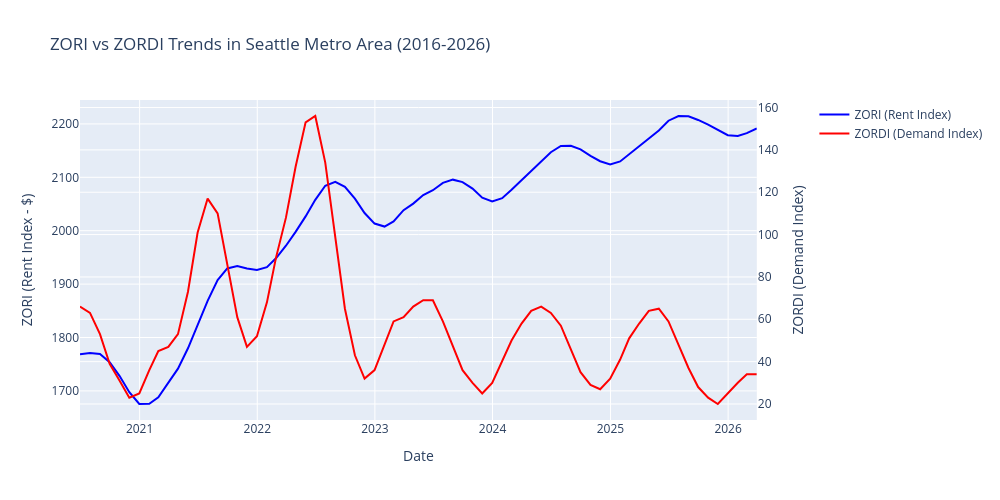

Notebook source saved alongside this figure:
### Code cell
# ZORI vs ZORDI Comparison for Seattle Metro Area (2016-2026)
import pandas as pd
import plotly.graph_objects as go
from plotly.subplots import make_subplots

# Load ZORI and ZORDI data
zori_metro = pd.read_csv('Zori_Metro_uc_sfrcondomfr_sm_month.csv')
zordi_metro = pd.read_csv('Zordi_Metro_uc_condo_month.csv')

# Filter for Seattle metro area
seattle_zori = zori_metro[zori_metro['RegionName'] == 'Seattle, WA'].copy()
seattle_zordi = zordi_metro[zordi_metro['RegionName'] == 'Seattle, WA'].copy()

# Get date columns (starting from 2016)
zori_date_cols = [col for col in seattle_zori.columns if col.startswith('20') and col >= '2016-01-31']
zordi_date_cols = [col for col in seattle_zordi.columns if col.startswith('20') and col >= '2016-01-31']

# Melt ZORI data
zori_long = seattle_zori.melt(
    id_vars=['RegionID', 'RegionName', 'RegionType', 'StateName'],
    value_vars=zori_date_cols,
    var_name='Date',
    value_name='ZORI'
)

# Melt ZORDI data
zordi_long = seattle_zordi.melt(
    id_vars=['RegionID', 'RegionName', 'RegionType', 'StateName'],
    value_vars=zordi_date_cols,
    var_name='Date',
    value_name='ZORDI'
)

# Convert dates and merge
zori_long['Date'] = pd.to_datetime(zori_long['Date'])
zordi_long['Date'] = pd.to_datetime(zordi_long['Date'])

# Merge the datasets
merged = pd.merge(zori_long[['Date', 'ZORI']], zordi_long[['Date', 'ZORDI']], on='Date', how='inner')
merged = merged.sort_values('Date')

# Create dual-axis subplot
fig = make_subplots(specs=[[{"secondary_y": True}]])

# Add ZORI trace (left axis - rent prices)
fig.add_trace(
    go.Scatter(
        x=merged['Date'], 
        y=merged['ZORI'], 
        name="ZORI (Rent Index)",
        line=dict(color='blue', width=2)
    ),
    secondary_y=False,
)

# Add ZORDI trace (right axis - demand index)
fig.add_trace(
    go.Scatter(
        x=merged['Date'], 
        y=merged['ZORDI'], 
        name="ZORDI (Demand Index)",
        line=dict(color='red', width=2)
    ),
    secondary_y=True,
)

# Update layout
fig.update_layout(
    title_text="ZORI vs ZORDI Trends in Seattle Metro Area (2016-2026)",
    height=500,
    width=1000,
    hovermode='x unified'
)

# Update axes labels
fig.update_xaxes(title_text="Date")
fig.update_yaxes(title_text="ZORI (Rent Index - $)", secondary_y=False)
fig.update_yaxes(title_text="ZORDI (Demand Index)", secondary_y=True)

# Show the chart
fig.show()

### Figure 1 — Plotly figure (JSON) as saved in the notebook; plotly's stock layout.template omitted (floating-point values rounded to 4 significant figures)
{"data": [{"line": {"color": "blue", "width": 2}, "name": "ZORI (Rent Index)", "type": "scatter", "x": ["2020-06-30T00:00:00", "2020-07-31T00:00:00", "2020-08-31T00:00:00", "2020-09-30T00:00:00", "2020-10-31T00:00:00", "2020-11-30T00:00:00", "2020-12-31T00:00:00", "2021-01-31T00:00:00", "2021-02-28T00:00:00", "2021-03-31T00:00:00", "2021-04-30T00:00:00", "2021-05-31T00:00:00", "2021-06-30T00:00:00", "2021-07-31T00:00:00", "2021-08-31T00:00:00", "2021-09-30T00:00:00", "2021-10-31T00:00:00", "2021-11-30T00:00:00", "2021-12-31T00:00:00", "2022-01-31T00:00:00", "2022-02-28T00:00:00", "2022-03-31T00:00:00", "2022-04-30T00:00:00", "2022-05-31T00:00:00", "2022-06-30T00:00:00", "2022-07-31T00:00:00", "2022-08-31T00:00:00", "2022-09-30T00:00:00", "2022-10-31T00:00:00", "2022-11-30T00:00:00", "2022-12-31T00:00:00", "2023-01-31T00:00:00", "2023-02-28T00:00:00", "2023-03-31T00:00:00", "2023-04-30T00:00:00", "2023-05-31T00:00:00", "2023-06-30T00:00:00", "2023-07-31T00:00:00", "2023-08-31T00:00:00", "2023-09-30T00:00:00", "2023-10-31T00:00:00", "2023-11-30T00:00:00", "2023-12-31T00:00:00", "2024-01-31T00:00:00", "2024-02-29T00:00:00", "2024-03-31T00:00:00", "2024-04-30T00:00:00", "2024-05-31T00:00:00", "2024-06-30T00:00:00", "2024-07-31T00:00:00", "2024-08-31T00:00:00", "2024-09-30T00:00:00", "2024-10-31T00:00:00", "2024-11-30T00:00:00", "2024-12-31T00:00:00", "2025-01-31T00:00:00", "2025-02-28T00:00:00", "2025-03-31T00:00:00", "2025-04-30T00:00:00", "2025-05-31T00:00:00", "2025-06-30T00:00:00", "2025-07-31T00:00:00", "2025-08-31T00:00:00", "2025-09-30T00:00:00", "2025-10-31T00:00:00", "2025-11-30T00:00:00", "2025-12-31T00:00:00", "2026-01-31T00:00:00", "2026-02-28T00:00:00", "2026-03-31T00:00:00"], "xaxis": "x", "y": [1769.0, 1771.0, 1769.0, 1754.0, 1728.0, 1698.0, 1675.0, 1676.0, 1688.0, 1714.0, 1742.0, 1780.0, 1824.0, 1869.0, 1908.0, 1929.0, 1934.0, 1929.0, 1926.0, 1932.0, 1948.0, 1972.0, 1998.0, 2027.0, 2058.0, 2084.0, 2092.0, 2082.0, 2060.0, 2033.0, 2013.0, 2008.0, 2017.0, 2038.0, 2051.0, 2067.0, 2076.0, 2090.0, 2096.0, 2091.0, 2079.0, 2062.0, 2055.0, 2061.0, 2077.0, 2095.0, 2112.0, 2132.0, 2147.0, 2159.0, 2159.0, 2152.0, 2140.0, 2130.0, 2124.0, 2130.0, 2143.0, 2158.0, 2173.0, 2188.0, 2206.0, 2215.0, 2214.0, 2207.0, 2199.0, 2189.0, 2179.0, 2178.0, 2183.0, 2192.0], "yaxis": "y"}, {"line": {"color": "red", "width": 2}, "name": "ZORDI (Demand Index)", "type": "scatter", "x": ["2020-06-30T00:00:00", "2020-07-31T00:00:00", "2020-08-31T00:00:00", "2020-09-30T00:00:00", "2020-10-31T00:00:00", "2020-11-30T00:00:00", "2020-12-31T00:00:00", "2021-01-31T00:00:00", "2021-02-28T00:00:00", "2021-03-31T00:00:00", "2021-04-30T00:00:00", "2021-05-31T00:00:00", "2021-06-30T00:00:00", "2021-07-31T00:00:00", "2021-08-31T00:00:00", "2021-09-30T00:00:00", "2021-10-31T00:00:00", "2021-11-30T00:00:00", "2021-12-31T00:00:00", "2022-01-31T00:00:00", "2022-02-28T00:00:00", "2022-03-31T00:00:00", "2022-04-30T00:00:00", "2022-05-31T00:00:00", "2022-06-30T00:00:00", "2022-07-31T00:00:00", "2022-08-31T00:00:00", "2022-09-30T00:00:00", "2022-10-31T00:00:00", "2022-11-30T00:00:00", "2022-12-31T00:00:00", "2023-01-31T00:00:00", "2023-02-28T00:00:00", "2023-03-31T00:00:00", "2023-04-30T00:00:00", "2023-05-31T00:00:00", "2023-06-30T00:00:00", "2023-07-31T00:00:00", "2023-08-31T00:00:00", "2023-09-30T00:00:00", "2023-10-31T00:00:00", "2023-11-30T00:00:00", "2023-12-31T00:00:00", "2024-01-31T00:00:00", "2024-02-29T00:00:00", "2024-03-31T00:00:00", "2024-04-30T00:00:00", "2024-05-31T00:00:00", "2024-06-30T00:00:00", "2024-07-31T00:00:00", "2024-08-31T00:00:00", "2024-09-30T00:00:00", "2024-10-31T00:00:00", "2024-11-30T00:00:00", "2024-12-31T00:00:00", "2025-01-31T00:00:00", "2025-02-28T00:00:00", "2025-03-31T00:00:00", "2025-04-30T00:00:00", "2025-05-31T00:00:00", "2025-06-30T00:00:00", "2025-07-31T00:00:00", "2025-08-31T00:00:00", "2025-09-30T00:00:00", "2025-10-31T00:00:00", "2025-11-30T00:00:00", "2025-12-31T00:00:00", "2026-01-31T00:00:00", "2026-02-28T00:00:00", "2026-03-31T00:00:00"], "xaxis": "x", "y": [66.0, 63.0, 53.0, 39.0, 31.0, 23.0, 25.0, 36.0, 45.0, 47.0, 53.0, 73.0, 101.0, 117.0, 110.0, 86.0, 61.0, 47.0, 52.0, 68.0, 89.0, 108.0, 132.0, 153.0, 156.0, 134.0, 98.0, 65.0, 43.0, 32.0, 36.0, 48.0, 59.0, 61.0, 66.0, 69.0, 69.0, 59.0, 47.0, 36.0, 30.0, 25.0, 30.0, 40.0, 50.0, 58.0, 64.0, 66.0, 63.0, 57.0, 46.0, 35.0, 29.0, 27.0, 32.0, 41.0, 51.0, 58.0, 64.0, 65.0, 59.0, 48.0, 37.0, 28.0, 23.0, 20.0, 25.0, 30.0, 34.0, 34.0], "yaxis": "y2"}], "layout": {"height": 500, "hovermode": "x unified", "title": {"text": "ZORI vs ZORDI Trends in Seattle Metro Area (2016-2026)"}, "width": 1000, "xaxis": {"anchor": "y", "domain": [0, 0.94], "title": {"text": "Date"}}, "yaxis": {"anchor": "x", "domain": [0, 1], "title": {"text": "ZORI (Rent Index - $)"}}, "yaxis2": {"anchor": "x", "overlaying": "y", "side": "right", "title": {"text": "ZORDI (Demand Index)"}}}}
